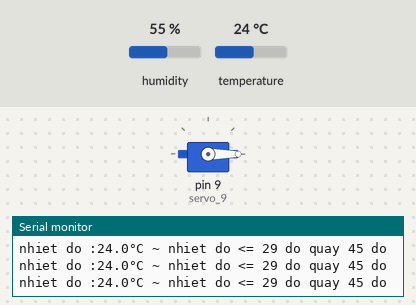
Bench run of a sketch on a simulated Arduino Uno, built with avr-gcc and run on an emulated ATmega328P. Parts: servo, the last lines printed to the serial monitor. Inputs (shaded band) come from the test bench; at power-on: temperature 24 °C, humidity 55 %.

Above: at 3.8 s.
3.9 s: temperature set to 41 °C
At 6.4 s:
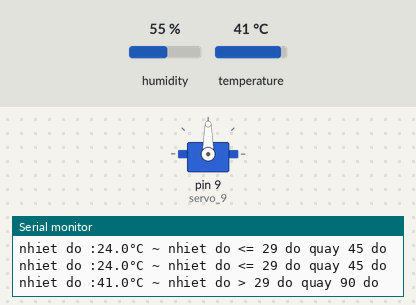
11.7 s: temperature set to 12 °C
16.6 s: temperature set to 34 °C
At 17.0 s:
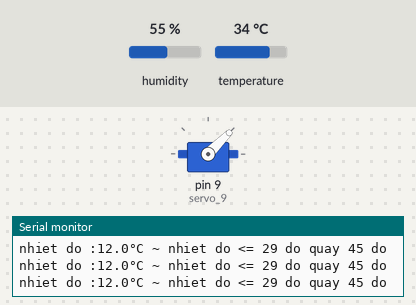
Timing chart, 0 to 27.1 s (numbered marks = the images above; inputs shaded):
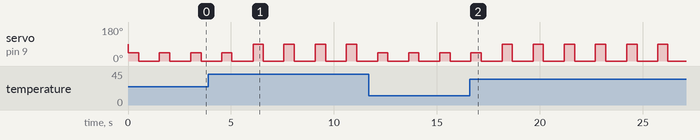

The sketch:

nhietdo_doam.ino
```cpp
#include <Servo.h>
#include "DHT.h" // Sử dụng thư viên DHT
#define DHT11Pin 4 // Chọn chân kết nối với DHT11 là chân số 4
#define DHTType DHT11 // Chọn loại cảm biến DHT11

DHT HT(DHT11Pin, DHTType);

Servo servo_9;


float tmprVal; // Biến để lưu giá trị độ ẩm
float tempC; // Biến để lưu giá trị nhiệt độ theo độ C


int pos;
void setup() {
  servo_9.attach(9, 500, 2400);
  Serial.begin(9600);
  HT.begin();
}

void loop() {

  tmprVal= HT.readHumidity();
  tempC = HT.readTemperature();

//  Serial.print(" do am :");
//  Serial.print(tmprVal, 1);
//  Serial.print("%, ");
  Serial.print("nhiet do :");
  Serial.print(tempC, 1);
  Serial.print("°C ~ ");


  if( tempC > 33){
    Serial.println("nhiet do > 29 do quay 90 do");
    pos = 90;
      servo_9.write(pos);
      delay(500);
      pos = 0;
      servo_9.write(pos);
      delay(500);
  }
  else{
    Serial.println("nhiet do <= 29 do quay 45 do");
    pos = 45;
      servo_9.write(pos);
      delay(500);
      pos = 0;
      servo_9.write(pos);
      delay(500);
  }
  delay(500);
}
```

Measured:
- by itself, servo on pin 9 (servo_9): repeats every 1.5 s: 0° 1.0 s, 90° 0.50 s
